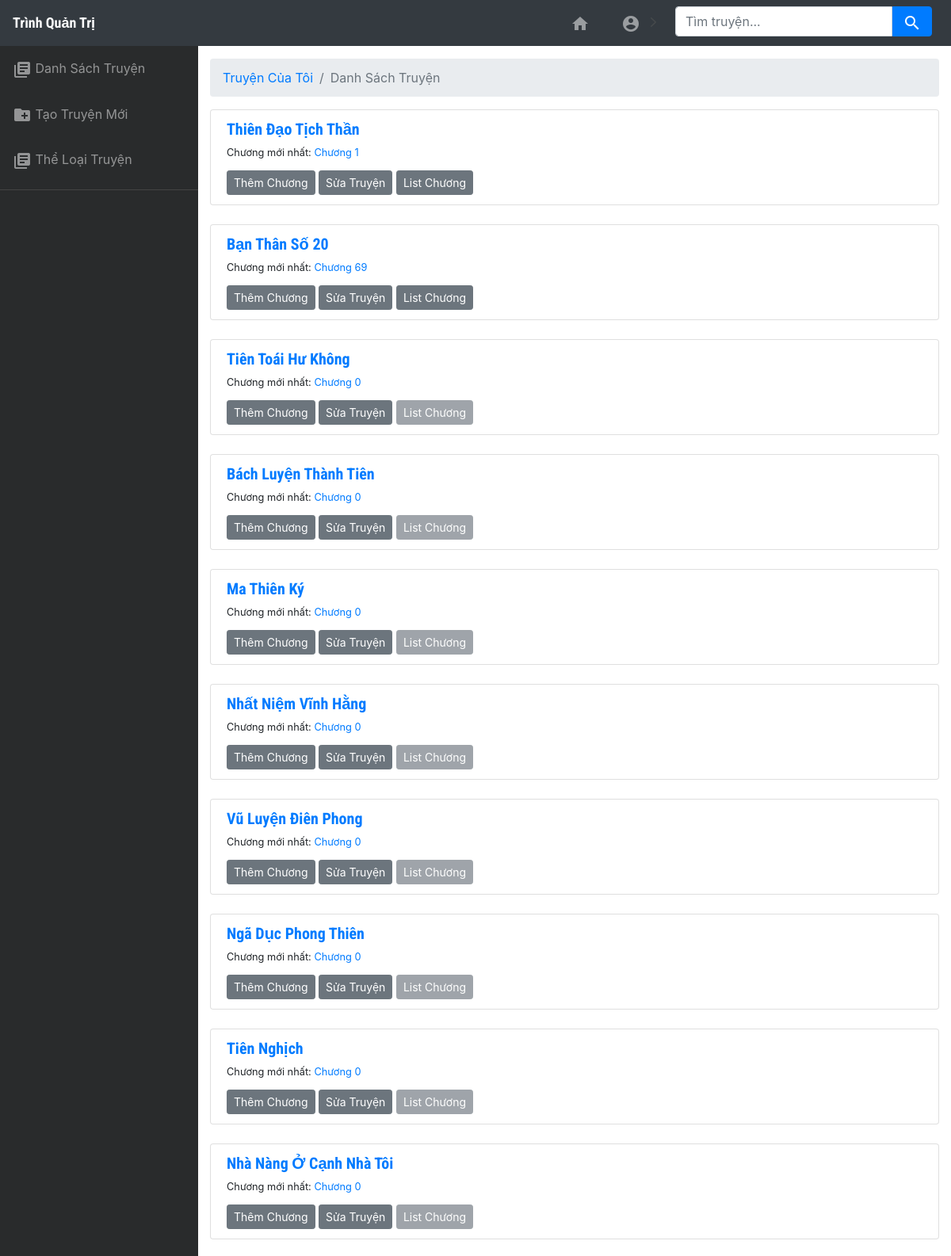
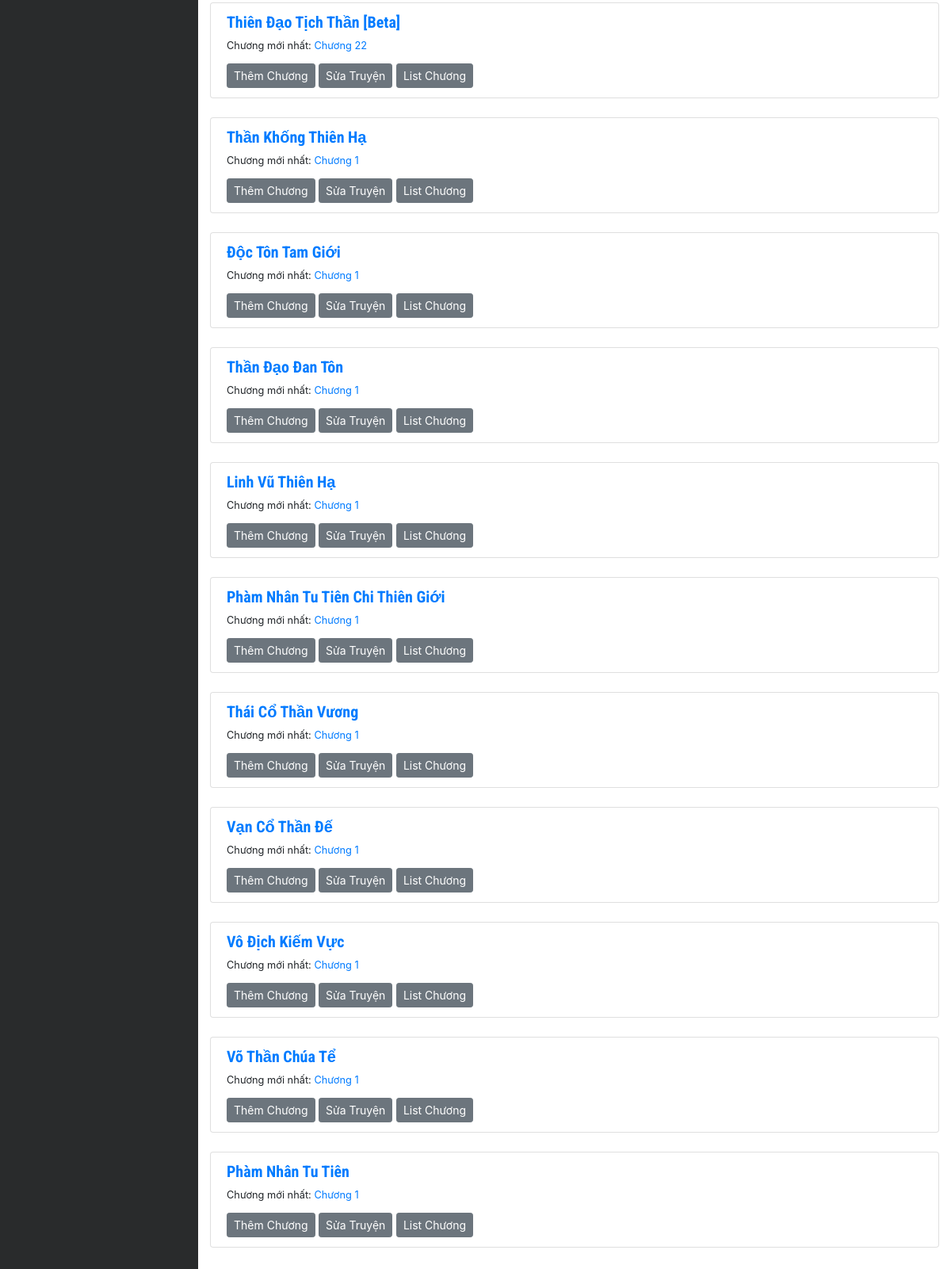
Page /admin (signed in) on the committed database (2 pictures, top to bottom).
### tables this page shows
CREATE TABLE `truyen` (
  `id_truyen` int(11) NOT NULL,
  `tua_truyen` varchar(50) NOT NULL,
  `tua_khong_dau` varchar(55) NOT NULL,
  `thumbnail` varchar(2000) NOT NULL,
  `tac_gia` varchar(40) NOT NULL,
  `luot_xem` int(11) NOT NULL,
  `trang_thai` varchar(20) NOT NULL,
  `loai_truyen` varchar(20) NOT NULL,
  `so_chuong` int(11) NOT NULL,
  `ngay_dang` datetime NOT NULL,
  `ngay_update` datetime NOT NULL,
  `review` varchar(2000) NOT NULL,
  `nguon` varchar(100) NOT NULL,
  `nguoi_dang` varchar(50) NOT NULL
);

### lib/dbCon.php (called while the page is built, shortened)
<?php
	class dbCon{
		protected $db_host = "fdb30.awardspace.net";
		protected $db_name = "3577757_tangkinhcac";
		protected $db_user = "3577757_tangkinhcac";
		protected $db_pass = "%VSs,Qk?75boZrI4";
		function __construct(){
			$this->con = mysqli_connect($this->db_host, $this->db_user, $this->db_pass, $this->db_name);
		}
	}
?>

### lib/functions.php (called while the page is built, shortened)
<?php require_once "dbCon.php";
	class data extends dbCon{
		public function UserGetTruyen($user){
			$qr = "SELECT * FROM `truyen` WHERE nguoi_dang = '$user'  ORDER BY ngay_update DESC";
			return $this->con->query($qr);
		}
	}
?>

### admin/pages/truyen_cua_toi.php (the view, shortened to what this page needs)
<ol class="breadcrumb">
	<li class="breadcrumb-item"><a href="./">Truyện Của Tôi</a></li>
	<li class="breadcrumb-item active">Danh Sách Truyện</li>
</ol>
<?php
	$group = $_SESSION['t_group'];
	if($group == 1){
		$res_truyen_user = $myApp->UserGetTruyen($_SESSION['t_user']);
		while ($post_truyen_user = $res_truyen_user->fetch_array(MYSQLI_ASSOC)) {
?>
<ul class="list-group mb-4">
	<li class="list-group-item flex-column align-items-start">
		<h5 class="mb-1">
			<a href="../index.php?q=truyen&id=<?php echo $post_truyen_user['id_truyen']; ?>&t=<?php echo $post_truyen_user['tua_khong_dau']; ?>" target="_blank"><?php echo $post_truyen_user['tua_truyen']; ?></a>
		</h5>
		<small>
			Chương mới nhất: <a href="#">Chương <?php echo $post_truyen_user['so_chuong']; ?></a>
		</small>
		<div class="mt-2">
			<a href="index.php?q=them-chuong&idTruyen=<?php echo $post_truyen_user['id_truyen']; ?>" class="btn btn-secondary btn-sm mt-1">Thêm Chương</a>
			<a href="index.php?q=suatruyen&idTruyen=<?php echo $post_truyen_user['id_truyen']; ?>" class="btn btn-secondary btn-sm mt-1">Sửa Truyện</a>
			<a href="index.php?q=list-chuong&idTruyen=<?php echo $post_truyen_user['id_truyen']; ?>" class="btn btn-secondary btn-sm mt-1 <?php if($post_truyen_user['so_chuong'] == 0) echo 'disabled'; ?>">List Chương</a>
		</div>
	</li>
</ul>
<?php }} ?>

### admin/index.php (shortened to what this page needs)
<?php include('../lib/functions.php'); $myApp = new data();
?>
<?php
	if(isset($_GET["q"]))
        $q = $_GET["q"];
    else
        $q = "";
?>
<!DOCTYPE html>
<html lang="vi">
	<head>
		<link rel="stylesheet" type="text/css" href="css/all.min.css">
		<link href="css/bootstrap.min.css" rel="stylesheet">
		<link href="css/vex.css" rel="stylesheet">
		<link href="css/vex-theme-default.css" rel="stylesheet">
		<link href="css/iconfont.css" rel="stylesheet">
		<link href="css/main.css" rel="stylesheet">
	</head>
<body>
	<nav id="mainNav" class="navbar static-top navbar-expand-lg navbar-dark bg-dark">
		<a class="navbar-brand" href="index.php"><strong>Trình Quản Trị</strong></a>
		<div class="collapse navbar-collapse" id="navbarBoard">
			<ul class="sidebar-nav navbar-nav">
				<li class="nav-item <?php if($q =="danhsachtruyen") echo 'active'; ?>">
					<a class="nav-link" href="index.php?q=danhsachtruyen"><i class="material-icons">library_books</i> Danh Sách Truyện</a>
				</li>
				<li class="nav-item <?php if($q =="taotruyen") echo 'active'; ?>">
					<a class="nav-link" href="index.php?q=taotruyen"><i class="material-icons">create_new_folder</i> Tạo Truyện Mới</a>
				</li>
				<li class="nav-item">
					<a class="nav-link" href="index.php?q=the-loai-truyen"><i class="material-icons">library_books</i> Thể Loại Truyện</a>
				</li>
				<li class="nav-item"><hr></li>
			</ul>
			<ul class="navbar-nav ml-auto nav-top">
				<li class="nav-item mr-4">
					<a href="../" class="nav-link"><i class="material-icons">home</i> <span class="d-lg-none">Quay Lại Trang Truyện</span></a>
				</li>
				<li class="nav-item dropdown">
					<a class="nav-link dropdown-toggle mr-lg-2" href="#" id="navbarDropdownMenuLink" data-toggle="dropdown" aria-expanded="false">
						<i class="material-icons">account_circle</i> <span class="d-lg-none">Tài Khoản</span>
					</a>
				</li>
				<li class="nav-item">
					<form class="form-inline my-2 my-lg-0 mr-lg-2" action="#">
						<div class="input-group">
							<input type="search" class="form-control" placeholder="Tìm truyện..." name="q" value="">
							<span class="input-group-btn">
								<button class="btn btn-primary" style="border-radius: 0 .25rem .25rem 0;"><i class="material-icons">search</i></button>
							</span>
						</div>
					</form>
				</li>
			</ul>
		</div>
	</nav>
	<div class="content-wrapper py-3">
	    <div class="container-fluid">
	        <?php
	        	switch ($q) {
	        		default:
	        			include('pages/truyen_cua_toi.php');
	        			break;
	        	}
	        ?>
	    </div>
	</div>
</body>
</html>

### admin/css/main.css (style rules this page uses)
body { background: #292b2c; }
.content-wrapper { background: white; }
@media (min-width: 992px) { .content-wrapper { margin-left: 250px; } }
#mainNav .navbar-collapse { max-height: 75vh; overflow: auto; }
#mainNav .navbar-collapse .navbar-nav > .nav-item.dropdown > .nav-link { min-width: 45px; position: relative; }
#mainNav .navbar-collapse .navbar-nav > .nav-item.dropdown > .nav-link:after { font-family: "iconfont" !important; content: "\e8fd"; float: right; color: #464a4c; border: none; width: auto; }
@media (min-width: 992px) { #mainNav .navbar-brand { width: 265px; height: 100%; } }
@media (min-width: 992px) { #mainNav .navbar-collapse { max-height: none; overflow: visible; } }
@media (min-width: 992px) { #mainNav .navbar-collapse .navbar-nav.sidebar-nav { position: absolute; left: 0; top: 0; margin-top: 58px; padding-bottom: 58px; height: 100vh; background: #292b2c; -webkit-flex-direction: column; -ms-flex-direction: column; flex-direction: column; overflow: auto; } }
@media (min-width: 992px) { #mainNav .navbar-collapse .navbar-nav.sidebar-nav > .nav-item { padding: 0; width: 250px; } }
@media (min-width: 992px) { #mainNav .navbar-collapse .navbar-nav.sidebar-nav > .nav-item > .nav-link { padding: 1em; } }
@media (min-width: 992px) { #mainNav .navbar-collapse .navbar-nav > .nav-item.dropdown > .nav-link { min-width: 0; } }
@media (min-width: 992px) { #mainNav .navbar-collapse .navbar-nav > .nav-item.dropdown > .nav-link:after { width: 24px; text-align: center; } }
h1, h2, h3, h4, h5, h6 { font-family: "Roboto Condensed", sans-serif; font-weight: 700; }
i.material-icons { vertical-align: middle; }
.btn > i.material-icons { line-height: 18px; }
.nav-item > hr { width: 100%; display: block; margin: 8px 0; border-color: #444; }
.navbar-brand { padding: 0; }
.navbar-brand strong { font-weight: 700; line-height: 40px; font-size: 18px; font-family: "Roboto Condensed", sans-serif; }

### rows in the picture
truyen: tua_truyen "Thiên Đạo Tịch Thần", so_chuong "1"
truyen: tua_truyen "Bạn Thân Số 20", so_chuong "69"
truyen: tua_truyen "Tiên Toái Hư Không", so_chuong "0"
truyen: tua_truyen "Bách Luyện Thành Tiên", so_chuong "0"
truyen: tua_truyen "Ma Thiên Ký", so_chuong "0"
truyen: tua_truyen "Nhất Niệm Vĩnh Hằng", so_chuong "0"
truyen: tua_truyen "Vũ Luyện Điên Phong", so_chuong "0"
truyen: tua_truyen "Ngã Dục Phong Thiên", so_chuong "0"
truyen: tua_truyen "Tiên Nghịch", so_chuong "0"
truyen: tua_truyen "Nhà Nàng Ở Cạnh Nhà Tôi", so_chuong "0"
truyen: tua_truyen "Thiên Đạo Tịch Thần [Beta]", so_chuong "22"
truyen: tua_truyen "Thần Khống Thiên Hạ", so_chuong "1"
truyen: tua_truyen "Độc Tôn Tam Giới", so_chuong "1"
truyen: tua_truyen "Thần Đạo Đan Tôn", so_chuong "1"
truyen: tua_truyen "Linh Vũ Thiên Hạ", so_chuong "1"
truyen: tua_truyen "Phàm Nhân Tu Tiên Chi Thiên Giới", so_chuong "1"
truyen: tua_truyen "Thái Cổ Thần Vương", so_chuong "1"
truyen: tua_truyen "Vạn Cổ Thần Đế", so_chuong "1"
truyen: tua_truyen "Vô Địch Kiếm Vực", so_chuong "1"
truyen: tua_truyen "Võ Thần Chúa Tể", so_chuong "1"
truyen: tua_truyen "Phàm Nhân Tu Tiên", so_chuong "1"
